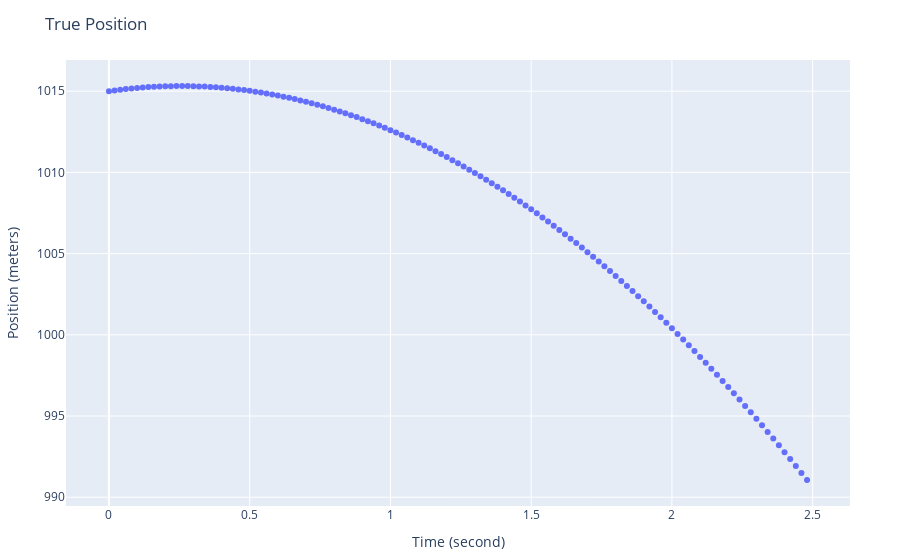

Source (notebook cell):
### Markdown cell above
Plot the true position

### Code cell
time_axis_sec = [delta_time_sec * (t-1) for t in 1:time_steps]

plot(
    scatter(
        mode="markers",
        x=time_axis_sec,
        y=true_state_fcn_time[1, :],
        name="True Position"
    ),
    Layout(
        title="True Position",
        xaxis_title="Time (second)",
        yaxis_title="Position (meters)",
        legend_title="Legend Title",
    ),
    config=PlotConfig(scrollZoom=true)
)
